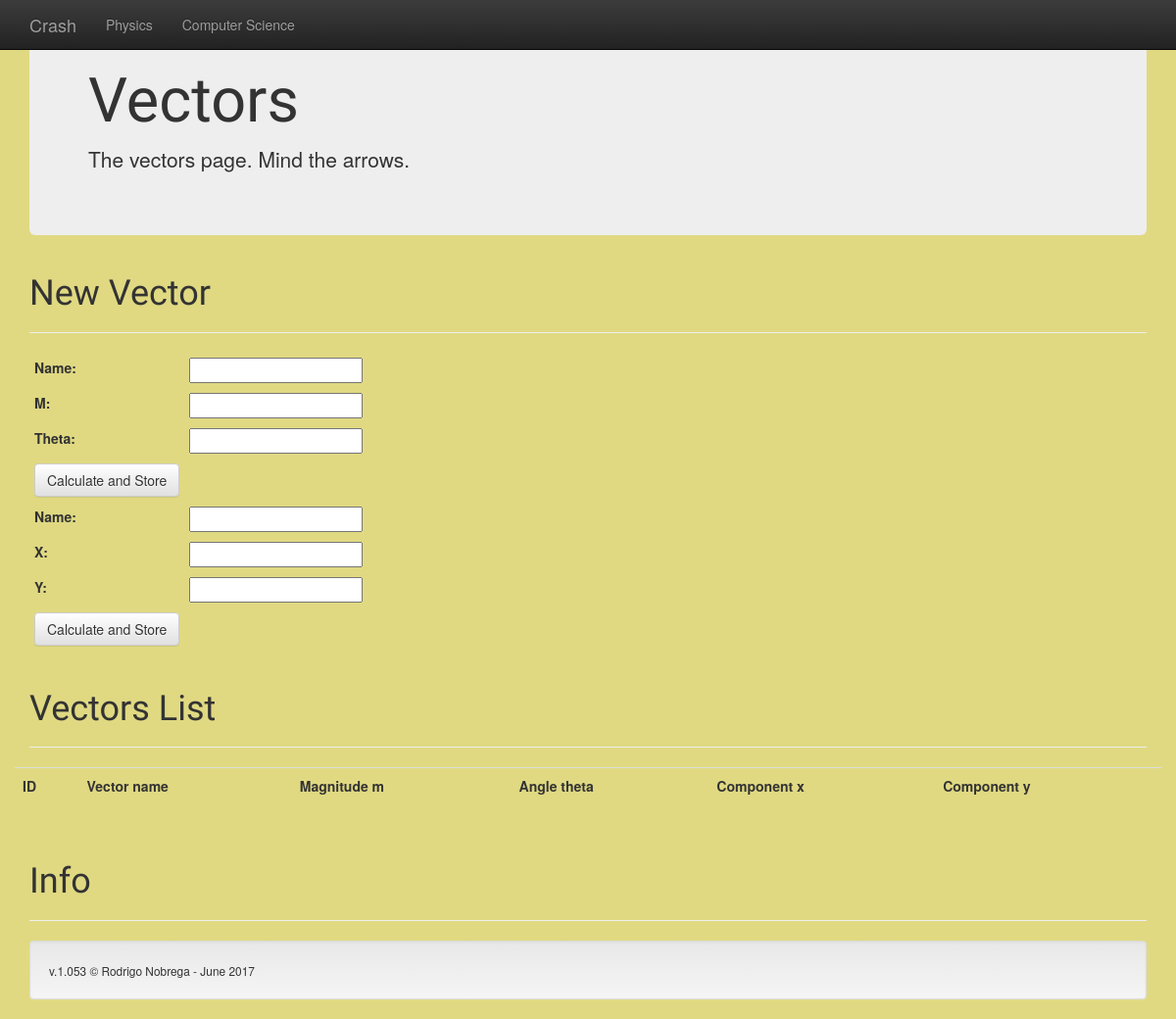
/Crash/vector, run on an earlier commit of the app's database.
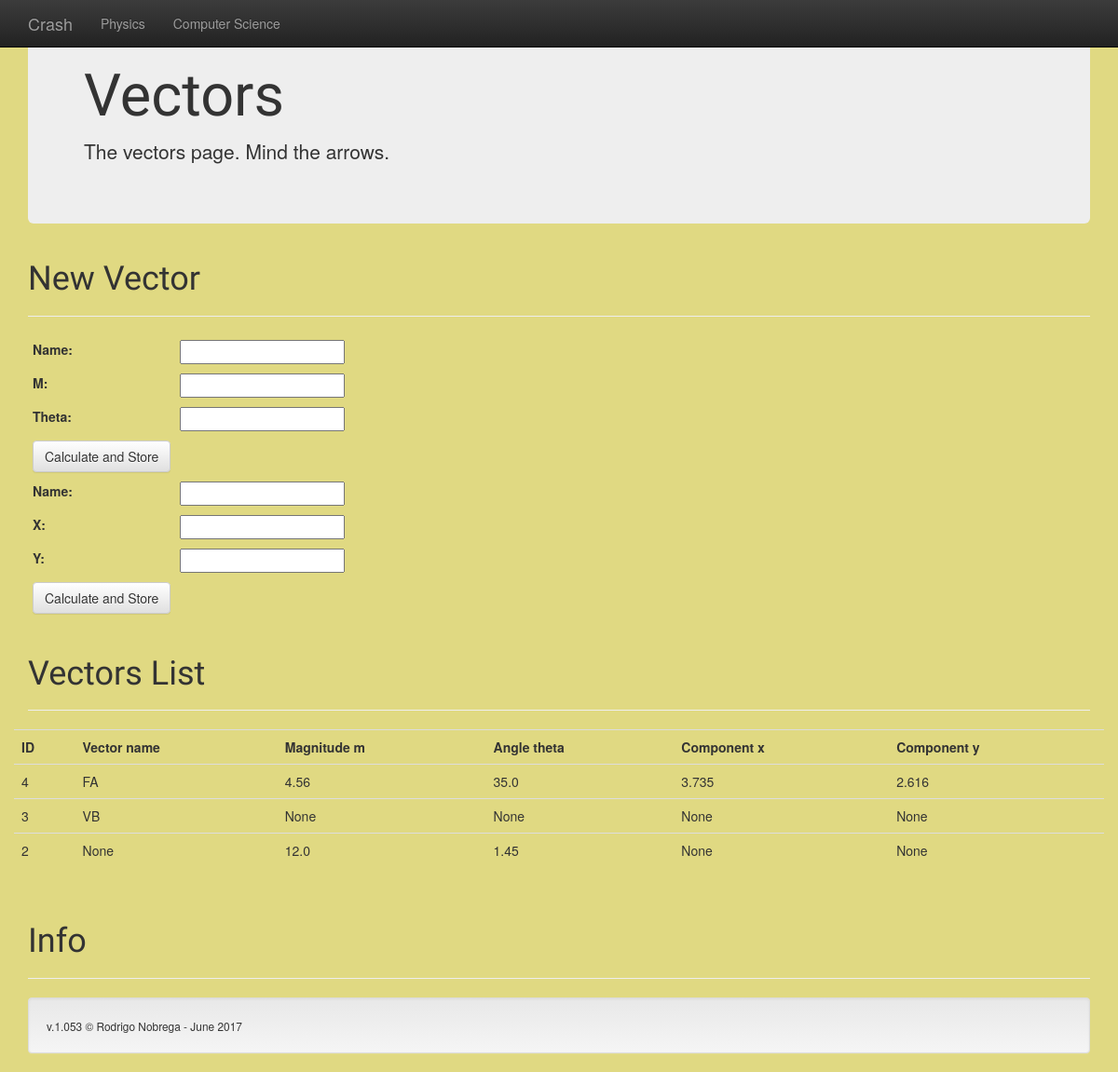
And on a later commit of the database.
### Physics/models.py (models this page shows, shortened)
class HTVector(models.Model):
    name = models.CharField(max_length=30, null=True)
    m = models.FloatField(default=None, null=True)
    theta = models.FloatField(default=None, null=True)
    x = models.FloatField(default=None, null=True)
    y = models.FloatField(default=None, null=True)

### Physics/views.py (the view)
def vector_list(request):
    vlist = HTVector.objects.order_by('-id')
    if request.method == 'POST':
        vformMT = VectorFormMTheta(request.POST)
        vformXY = VectorFormXY(request.POST)
        if vformMT.is_valid():
            vformMT.save(commit=True)
            a = HTVector.objects.all()[len(HTVector.objects.all())-1]
            a.calculate()
            a.save()
            return render(request, 'Physics/home.html')
        elif vformXY.is_valid():
            vformXY.save(commit=True)
            a = HTVector.objects.all()[len(HTVector.objects.all())-1]
            a.calculate()
            a.save()
            return render(request, 'Physics/home.html')
    else:
        vformMT = VectorFormMTheta()
        vformXY = VectorFormXY()
    context = {'vector_list': vlist, 'vector_formMT': vformMT, 'vector_formXY': vformXY}
    return render(request, 'Physics/vectors.html', context)

### Physics/forms.py
class VectorFormMTheta(forms.ModelForm):
    class Meta:
        model = HTVector
        fields = ('name', 'm', 'theta', )

class VectorFormXY(forms.ModelForm):
    class Meta:
        model = HTVector
        fields = ('name', 'x', 'y', )

### Physics/templates/Physics/vectors.html (shortened to what this page needs)
{% extends 'base.html' %}
      {% block body%}
      <div class="jumbotron">
        <h1>Vectors</h1>
        <p>The vectors page. Mind the arrows.</p>
      </div>
      <div class="page-header">
        <h1>New Vector</h1>
      </div>
      <form  method="POST" class="form-inline">
        <table class="table-condensed">
          {{ vector_formMT }}
          <tr>
            <td><button type="submit" class="btn btn-default">Calculate and Store</button></td>
          </tr>
        </table>
      </form>
      <form  method="POST" class="form-inline">
        <table class="table-condensed">
          {{ vector_formXY }}
          <tr>
            <td><button type="submit" class="btn btn-default">Calculate and Store</button></td>
          </tr>
        </table>
      </form>
      <div class="page-header">
        <h1>Vectors List</h1>
      </div>
      <div class="row">
        <table class="table table-hover">
        <tr>
          <td><strong>ID</strong></td>
          <td><strong>Vector name</strong></td>
          <td><strong>Magnitude m</strong></td>
          <td><strong>Angle theta</strong></td>
          <td><strong>Component x</strong></td>
          <td><strong>Component y</strong></td>
        </tr>
        {% for vector in vector_list %}
        <tr>
          <td>{{ vector.id }}</td>
          <td>{{ vector.name }}</td>
          <td>{{ vector.m }}</td>
          <td>{{ vector.theta }}</td>
          <td>{{ vector.x }}</td>
          <td>{{ vector.y }}</td>
        </tr>
        {% endfor %}
        </table>
      </div>
      {% endblock%}

What changed in the data, as far as the page shows it:
added HTVector: id "4", name "FA", m "4.56", theta "35.0", x "3.735", y "2.616"
added HTVector: id "3", name "VB", m "None", theta "None", x "None", y "None"
added HTVector: id "2", name "None", m "12.0", theta "1.45", x "None", y "None"
